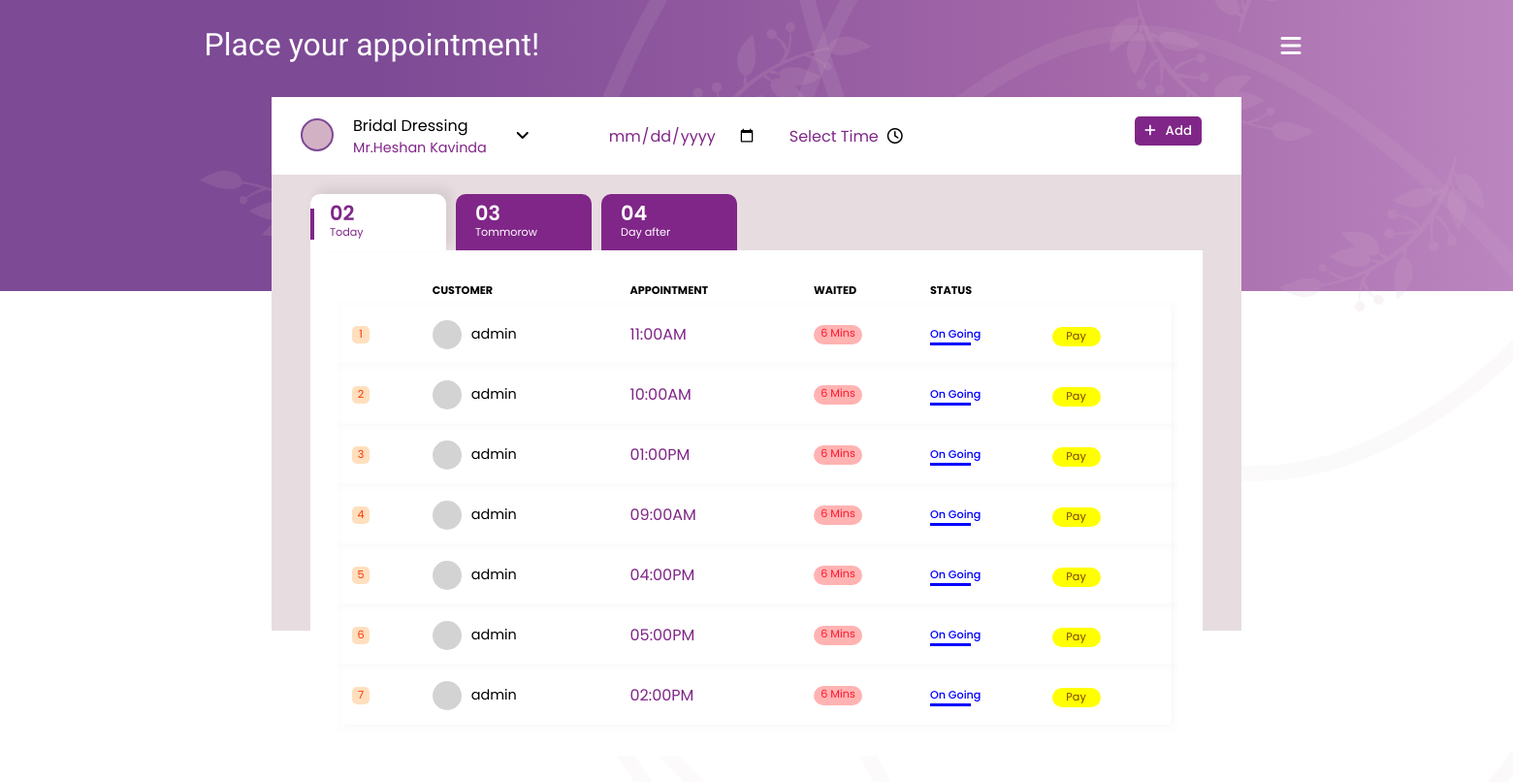
The app's page /appointment with its own data.
### salonManagement/__init__.py (models this page shows, shortened)
class Employee(db.Model):
    id = db.Column(db.Integer, primary_key=True)
    employee_id = db.Column(db.String(20), nullable=False, unique=True)
    employee_name = db.Column(db.String(255))
    employee_type = db.Column(db.String(255))
    user = db.relationship('User', back_populates='employee')
    appointment = db.relationship('Appointment', back_populates='employee')

class Appointment(db.Model):
    id = db.Column(db.Integer, primary_key=True)
    username = db.Column(db.String(20), db.ForeignKey('user.username'), nullable=False)
    employee_name = db.Column(db.String(255), nullable=False)
    employee_id = db.Column(db.String(255), db.ForeignKey('employee.employee_id'), nullable=False)
    date = db.Column(db.Date, nullable=False)
    time = db.Column(db.Time, nullable=False)
    user = db.relationship('User', back_populates='appointment')
    employee = db.relationship('Employee', back_populates='appointment')
    __table_args__ = (UniqueConstraint('date', 'time', name='unique_date_time'),)

### salonManagement/routes.py (the view, shortened to what this page needs)
@app.route("/appointment", methods=['GET','POST'])
def appointment(): #can also get data by AJAX
    employees = Employee.query.all()
    appointments = Appointment.query.all()
    users = User.query.all()
    return render_template("appointment.html", employees=employees, appointments=appointments, users=users)

### salonManagement/templates/appointment.html (shortened to what this page needs)
{% extends "layout.html"%}
{% block head %}
<link rel="stylesheet" href="{{ url_for('static',filename='appointment-style.css')}}" />
{% endblock head%}
{% block content %}
<body>
<div class="header">
  <div class="bg-shape">
  <img src="{{ url_for('static',filename='Images/leaves1.svg') }}" class="bg-lf">
  <img src="{{ url_for('static',filename='Images/leaves1.svg') }}" class="bg-lf lf-2">
  <img src="{{ url_for('static',filename='Images/leaves1.svg') }}" class="bg-lf lf-4">
  </div>
  <div class="title-text">
    <span>Place your appointment!</span>
  </div>
  <div class="menu">
    <i class="fa-solid fa-bars" id="menu"></i>
</div>
<div class="container-main">
  <div class="container2">
    <div class="title_container">
    <div class="employee_container">
      <div class="wrapper">
        <div class="profile_pic"></div>
        <div class="employee_info">
          <span class="employee_type">{{ employees[0].employee_type }}</span>
          <span class="employee_name" >Mr.{{ employees[0].employee_name }}</span>
        </div>
      </div>
      <i class="fa-solid fa-angle-down" id="dropdown"></i>
    </div>
    <div class="date_container">
      <div class="date_info">
        <input type="date" id="date" name="date" class="datepicker">
      </div>
    </div>
    <div class="time_container">
      <div class="time_info">
        Select Time
      </div>
      <div class="time_logo">
        <i class="fa-regular fa-clock" id="time"></i>
      </div>
    </div>
    <div class="button_container">
        <button class="add" onclick="addAppointment()"><i class="fa-solid fa-plus"></i>Add</button>
      </div>
  </div>
  <div class="content_container">
    <div class="table_head_container">
      <div class="table_title active">
        <span class="table_date">02</span>
        <span class="table_date_des">Today</span>
      </div>
      <div class="table_title notactive">
        <span class="table_date">03</span>
        <span class="table_date_des">Tommorow</span>
      </div>
      <div class="table_title notactive">
        <span class="table_date">04</span>
        <span class="table_date_des">Day after</span>
      </div>
    </div>
    <div class="table_container">
      <table class="table">
        <thead>
          <tr>
            <th></th>
            <th class="t_head">CUSTOMER</th>
            <th class="t_head">APPOINTMENT</th>
            <th class="t_head">WAITED</th>
            <th class="t_head">STATUS</th>
            <th></th>
            <th></th>
          </tr>
        </thead>
        <tbody>
          {% set count = {} %}
          {% for appointment in appointments %}
            {% set emp = appointment.employee_name %}
            {% if not count[emp] %}
              {% set _ = count.update({emp:1}) %}
            {% endif %}
          <tr class='t_row' data-employee="{{ appointment.employee_name }}">
            <td>
              <div class="number yellow">{{ count[emp] }}</div>
            </td>
            <td>
              <div class="customer_container">
                <div class="customer_pro_pic">
                </div>
                <div class="customer_profile">
                  <span class="customer_name">{{ appointment.username }}</span>
                </div>
              </div>
            </td>
            <td>
              <span class="time">{{ appointment.time.strftime('%I:%M%p')}}</span>
            </td>
            <td>
              <div class="waited">6 Mins</div>
            </td>
            <td>
              <div class="status">On Going</div>
            </td>
            <td>
              <button class="pay">Pay</button>
            </td>
          </tr>
          {% set _ = count.update({emp: count[emp] + 1}) %}
          {% endfor %}
        </tbody>
      </table>
    </div>
  </div>
</div>
</div>
</body>
{% endblock content %}

### records on screen
Employee: employee_type "Bridal Dressing", employee_name "Heshan Kavinda"
Appointment: employee_name "1", username "admin", time "11:00AM"
Appointment: employee_name "2", username "admin", time "10:00AM"
Appointment: employee_name "3", username "admin", time "01:00PM"
Appointment: employee_name "4", username "admin", time "09:00AM"
Appointment: employee_name "5", username "admin", time "04:00PM"
Appointment: employee_name "6", username "admin", time "05:00PM"
Appointment: employee_name "7", username "admin", time "02:00PM"
